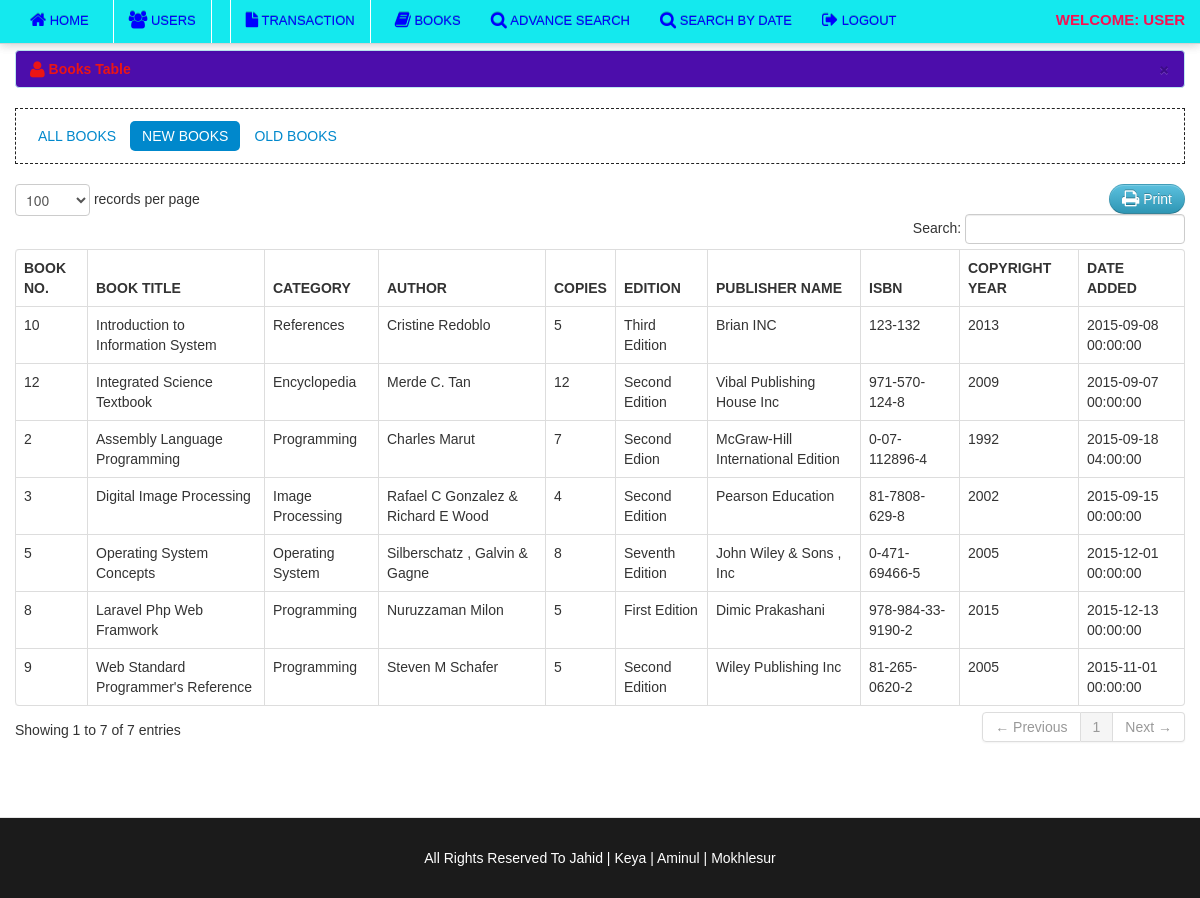
Page /member/new_books.php (signed in) on the committed database.
### tables this page shows
CREATE TABLE IF NOT EXISTS `book` (
  `book_id` int(11) NOT NULL,
  `book_title` varchar(100) NOT NULL,
  `category_id` int(50) NOT NULL,
  `author` varchar(50) NOT NULL,
  `book_copies` int(11) NOT NULL,
  `edition` varchar(30) NOT NULL,
  `publisher_name` varchar(100) NOT NULL,
  `isbn` varchar(50) NOT NULL,
  `copyright_year` int(11) NOT NULL,
  `date_added` datetime NOT NULL,
  `status` varchar(30) NOT NULL
);

CREATE TABLE IF NOT EXISTS `category` (
  `category_id` int(11) NOT NULL,
  `classname` varchar(50) DEFAULT NULL
);

### member/new_books.php (the view, shortened to what this page needs)
<?php include('header.php'); ?>
<?php include('navbar.php'); ?>
    <div class="container">
		<div class="margin-top">
			<div class="row">
			<div class="span12">
			   <div class="alert alert-info">
                                    <button type="button" class="close" data-dismiss="alert">&times;</button>
                                    <strong><i class="icon-user icon-large"></i>&nbsp;Books Table</strong>
                                </div>
								    <ul class="nav nav-pills">
										<li><a href="books.php">All Books</a></li>
										<li  class="active"><a href="new_books.php">New Books</a></li>
										<li><a href="old_books.php">Old Books</a></li>
									</ul>
                            <table cellpadding="0" cellspacing="0" border="0" class="table  table-bordered" id="example">
								<div class="pull-right">
								<a href="" onclick="window.print()" class="btn btn-info"><i class="icon-print icon-large"></i> Print</a>
								</div>
                                <thead>
                                    <tr>
									    <th>Book No.</th>
                                        <th>Book Title</th>
                                        <th>Category</th>
										<th>Author</th>
										<th>Copies</th>
										<th>Edition</th>
										<th>Publisher Name</th>
										<th>ISBN</th>
										<th>Copyright Year</th>
										<th>Date Added</th>
                                    </tr>
                                </thead>
                                <tbody>
                                  <?php  $user_query=mysql_query("select * from book where status = 'new'")or die(mysql_error());
									while($row=mysql_fetch_array($user_query)){
									$id=$row['book_id'];
									$cat_id=$row['category_id'];
											$cat_query = mysql_query("select * from category where category_id = '$cat_id'")or die(mysql_error());
											$cat_row = mysql_fetch_array($cat_query);
									?>
									<tr class="del<?php echo $id ?>">
                                    <td><?php echo $row['book_id']; ?></td>
                                    <td><?php echo $row['book_title']; ?></td>
									<td><?php echo $cat_row ['classname']; ?> </td>
                                    <td><?php echo $row['author']; ?> </td>
                                    <td class="action"><?php echo $row['book_copies']; ?> </td>
									<td><?php echo $row['edition']; ?></td>
									 <td><?php echo $row['publisher_name']; ?></td>
									 <td><?php echo $row['isbn']; ?></td>
									 <td><?php echo $row['copyright_year']; ?></td>
									 <td><?php echo $row['date_added']; ?></td>
                                    </tr>
									<?php  }  ?>
                                </tbody>
                            </table>
			</div>
			</div>
		</div>
    </div>
<?php include('footer.php') ?>

### css/docs.css (style rules this page uses)
body { font-family:'TR Century Gothic',Helvetica,Arial,sans-serif !important; }
.btn { border-radius: 25px !important; }
.alert { text-shadow: none; }
.nav-tabs, .nav-pills { border: 1px dashed #222 !important; padding: 10px; }
th { text-transform:uppercase; }
.nav li a { text-transform:uppercase; }
.margin-top { margin-top:50px; }
body { background: url(../img/grid_noise.png); position: relative; }

### css/print.css (style rules this page uses)
.action { display:none; }
th { text-align:left; }
td { text-align:left; border-top:1px solid; padding:2px; }
.btn { display:none; }
.alert { display:none; }
body { font-family:arial; font-size:13px; }
.nav { display:none; }

### rows in the picture
book: book_id "2", book_title "Assembly Language Programming", category.classname "Programming", author "Charles Marut", book_copies "7", edition "Second Edion", publisher_name "McGraw-Hill International Edition", isbn "0-07-112896-4", copyright_year "1992", date_added "2015-09-18 04:00:00"
book: book_id "3", book_title "Digital Image Processing", category.classname "Image Processing", author "Rafael C Gonzalez & Richard E Wood", book_copies "4", edition "Second Edition", publisher_name "Pearson Education", isbn "81-7808-629-8", copyright_year "2002", date_added "2015-09-15 00:00:00"
book: book_id "5", book_title "Operating System Concepts", category.classname "Operating System", author "Silberschatz , Galvin & Gagne", book_copies "8", edition "Seventh Edition", publisher_name "John Wiley & Sons , Inc", isbn "0-471-69466-5", copyright_year "2005", date_added "2015-12-01 00:00:00"
book: book_id "8", book_title "Laravel Php Web Framwork", category.classname "Programming", author "Nuruzzaman Milon", book_copies "5", edition "First Edition", publisher_name "Dimic Prakashani", isbn "978-984-33-9190-2", copyright_year "2015", date_added "2015-12-13 00:00:00"
book: book_id "9", book_title "Web Standard Programmer's Reference", category.classname "Programming", author "Steven M Schafer", book_copies "5", edition "Second Edition", publisher_name "Wiley Publishing Inc", isbn "81-265-0620-2", copyright_year "2005", date_added "2015-11-01 00:00:00"
book: book_id "10", book_title "Introduction to Information System", category.classname "References", author "Cristine Redoblo", book_copies "5", edition "Third Edition", publisher_name "Brian INC", isbn "123-132", copyright_year "2013", date_added "2015-09-08 00:00:00"
book: book_id "12", book_title "Integrated Science Textbook", category.classname "Encyclopedia", author "Merde C. Tan", book_copies "12", edition "Second Edition", publisher_name "Vibal Publishing House Inc", isbn "971-570-124-8", copyright_year "2009", date_added "2015-09-07 00:00:00"
